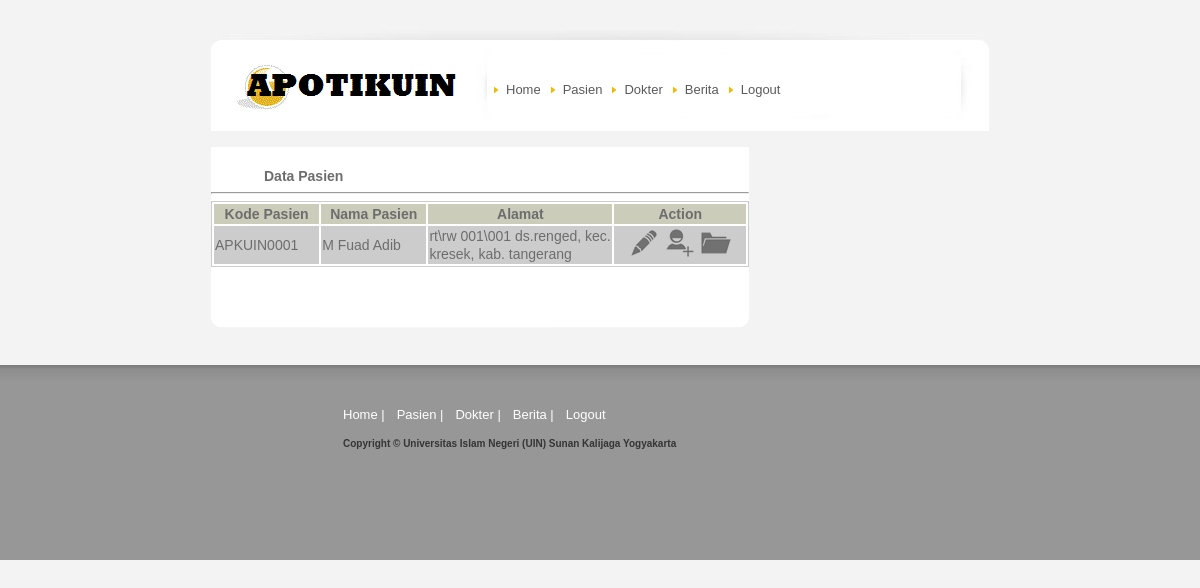
The app's page /?act=pasien (signed in), older data.
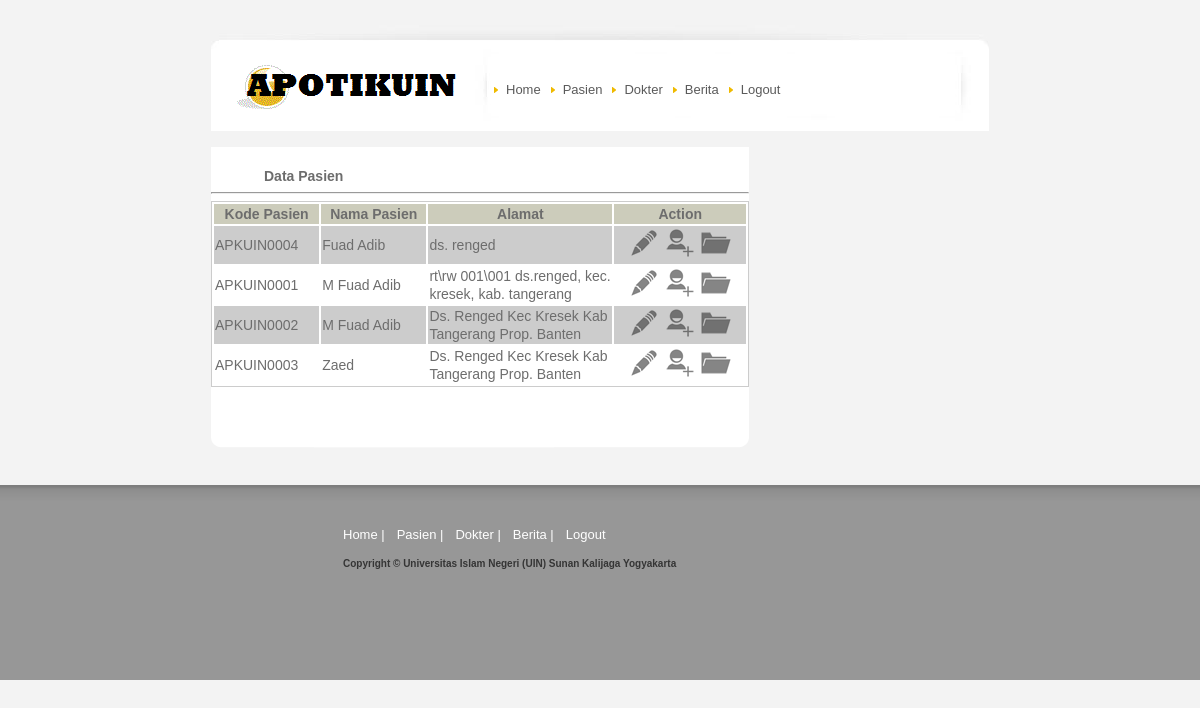
The same page, newer data.
### tables this page shows
CREATE TABLE IF NOT EXISTS `pasien` (
  `id_pasien` int(11) NOT NULL AUTO_INCREMENT,
  `kode_pasien` varchar(15) NOT NULL,
  `username` varchar(20) NOT NULL,
  `nama` varchar(30) NOT NULL,
  `jk` varchar(1) NOT NULL,
  `alamat` varchar(100) NOT NULL,
  PRIMARY KEY (`id_pasien`),
  UNIQUE KEY `kode_pasien` (`kode_pasien`),
  UNIQUE KEY `username` (`username`)
);

### konfigurasi/konek.php (called while the page is built, shortened)
<?php
	$linkHome="http://localhost/PROKUS/PROKUS";
?>

### admin/admin_pasien.php (the view, shortened to what this page needs)
<?php
	if(!isset($_GET['action'])){
		?>
		<div id="leftPan">
			<p><span>Data Pasien</span></p><hr>
				<table style="width:100%;border:1px solid #ccc;">
					<tr>
						<th style="width:20%;background:#ccb;">Kode Pasien</th>
						<th style="width:20%;background:#ccb;">Nama Pasien</th>
						<th style="width:35%;background:#ccb;">Alamat</th>
						<th style="width:25%;background:#ccb;">Action</th>
					</tr>
					<?php
						$pasien = mysql_query("SELECT * FROM pasien ORDER BY nama");
						$no=1;
						while($data = mysql_fetch_array($pasien)){
							if($no%2==0){
								echo"<tr>";
							}else{
								echo"<tr style=\"background:#ccc;\">";
							}
							echo "<td>$data[kode_pasien]</td>
								<td>$data[nama]</td>
								<td>$data[alamat]</td>
								<td style=\"text-align:center\">
								<a href=\"$linkHome/?act=pasien&action=edit&id=$data[id_pasien]\" title=\"Edit Data Pasien\"><img src=\"$linkHome/images/mdpi/edit.png\"></img></a>
								<a href=\"$linkHome/?act=pasien&action=periksa&id=$data[id_pasien]\" title=\"Periksa\"><img src=\"$linkHome/images/mdpi/6_social_add_person.png\"></img></a>
								<a href=\"$linkHome/?act=pasien&action=history&id=$data[id_pasien]\" title=\"Lihat Histori Pasien\"><img src=\"$linkHome/images/mdpi/history.png\"></img></a></td>
							</tr>";
							$no++;
						}
					?>
				</table>
			<p class="bottompadding">&nbsp;</p>
		</div>
		<?php
	}else if($_GET['action']=='add'){
		?>
		<div id="leftPan">
			<p><span>Data Pasien</span></p><hr>
				<form method="post" action="<?php echo $linkHome."/proses/addpasien.php";?>">
					<div id="centerform">
						<div class="centerform">
						<div class="divtext"><input type="text" name="nama" class="inputtext" placeholder="Nama Pasien"></div><br>
						<div class="divtext">
							<select name="jk" class="selecttext">
								<option value="">Jenis Kelamin</option>
								<option value="l">Laki - Laki</option>
								<option value="p">Perempuan</option>
							</select>
						</div><br>
						<div class="divtext"><textarea type="text" name="alamat" class="inputtext" placeholder="Alamat Pasien"></textarea></div>
						<div><input type="submit" name="submit" value="Simpan" class="button"></div>
						</div>
					</div>
				</form>
			<p class="bottompadding">&nbsp;</p>
		</div>
		<?php
	}else if($_GET['action']=='edit'){
		if(!isset($_GET['id'])){
				echo "<meta http-equiv='refresh' content='2;url=$linkHome/?act=home'>";
		}else{
			$id = addslashes($_GET['id']);
			$pasien = mysql_query("SELECT * FROM pasien WHERE id_pasien='$id'");
			$row = mysql_num_rows($pasien);
			if($row==1){
				$data = mysql_fetch_array($pasien);
				?>
				<div id="leftPan">
					<p><span>Edit Pasien <?php echo $data['nama']; ?></span></p><hr>
						<form method="post" action="<?php echo $linkHome."/proses/editpasien.php";?>">
							<div id="centerform">
								<div class="centerform">
								<div class="divtext">
									<input type="hidden" name="id" value="<?php echo $data['id_pasien'];?>">
									<input type="hidden" name="kode" value="<?php echo $data['kode_pasien'];?>">
									<input type="hidden" name="username" value="<?php echo $data['username'];?>">USERNAME : <?php echo $data['username']." ($data[kode_pasien])";?></div><br>
								<div class="divtext"><input type="text" name="nama" value="<?php echo $data['nama'];?>" class="inputtext" placeholder="Nama Pasien"></div><br>
								<div class="divtext">
									<select name="jk" class="selecttext">
										<option value="">Jenis Kelamin</option>
										<?php
											if($data['jk']=='l'){
												echo"<option value=\"l\" selected>Laki - Laki</option><option value=\"p\">Perempuan</option>";
											}else{
												echo"<option value=\"l\">Laki - Laki</option><option value=\"p\" selected>Perempuan</option>";
											}
										?>
									</select>
								</div><br>
								<div class="divtext"><textarea type="text" name="alamat" class="inputtext" placeholder="Alamat Pasien"><?php echo $data['alamat'];?></textarea></div>
								<div><input type="submit" name="submit" value="Simpan" class="button"></div>
								</div>
							</div>
						</form>
					<p class="bottompadding">&nbsp;</p>
				</div>
				<?php
			}else{
				echo "$DNF<meta http-equiv='refresh' content='2;url=$linkHome/?act=home'>";
			}
		}
	}else if($_GET['action']=='history'){
		if(!isset($_GET['id'])){
				echo "<meta http-equiv='refresh' content='2;url=$linkHome/?act=pasien'>";
		}else{
			$id = addslashes($_GET['id']);?>
			<div id="leftPan">
				<p><span><a href="<?php echo $linkHome."/?act=pasien";?>">Pasien<a> / Diagnosis</span></p><hr>
				<table style="width:100%;border:1px solid #ccc;">
					<tr>
						<th style="width:20%;background:#ccb;">Tanggal Periksa</th>
						<th style="width:20%;background:#ccb;">Keluhan</th>
						<th style="width:30%;background:#ccb;">Diagnosis</th>
						<th style="width:20%;background:#ccb;">Lihat</th>
					</tr>
					<?php
						$history = mysql_query("SELECT * FROM periksa p,diagnosis d WHERE p.id_periksa=d.id_periksa AND p.id_pasien='$id' AND status='sudah' ORDER BY tanggal_periksa");
						$no=1;
						$rows = mysql_num_rows($history);
						if($rows==0){
							echo"<tr><td colspan=\"100%\"><center>Histori pasien masih kosong</center></td></tr>";
						}else{
							while($data = mysql_fetch_array($history)){
								if($no%2==0){ echo"<tr>"; }else{ echo"<tr style=\"background:#ccc;\">"; }
								echo "<td>$data[tanggal_periksa]</td>
									<td>$data[keluhan]</td>
									<td>$data[diagnosis]</td>
									<td><a href=\"$linkHome/?act=pasien&action=resep&id=$data[id_diagnosis]\">Resep Obat<a></td>
								</tr>";
								$no++;
							}
						}
					?>
				</table>
				<p class="bottompadding">&nbsp;</p>
			</div>
			<?php
		}
	}else if($_GET['action']=='resep'){
		if(!isset($_GET['id'])){
				echo "<meta http-equiv='refresh' content='2;url=$linkHome/?act=pasien'>";
		}else{
			$id = addslashes($_GET['id']);
			?>
			<div id="leftPan">
				<p><span><a href="<?php echo $linkHome."/?act=pasien";?>">Pasien<a> / <a href="<?php echo $linkHome."/?act=pasien&action=history&id=$id";?>">Diagnosis<a> / Resep Obat</span></p><hr>
				<table style="width:100%;border:1px solid #ccc;">
					<tr>
						<th style="width:20%;background:#ccb;">Nama Obat</th>
						<th style="width:20%;background:#ccb;">Aturan Pakai</th>
					</tr>
					<?php
			$resep = mysql_query("SELECT * FROM resep WHERE id_diagnosis='$id'");
			$rows = mysql_num_rows($resep);
			if($rows==0){
				echo"<tr><td colspan=\"100%\"><center>Resep pasien masih kosong</center></td></tr>";
			}else{
				while($data = mysql_fetch_array($resep)){
					if($no%2==0){ echo"<tr>"; }else{ echo"<tr style=\"background:#ccc;\">"; }
					echo "<td>$data[nama_obat]</td>
						<td>$data[aturan_pakai]</td>
					</tr>";
					$no++;
				}
			}
					?>
				</table>
				<p class="bottompadding">&nbsp;</p>
			</div>
			<?php
		}
	}else if($_GET['action']=='periksa'){
		if(!isset($_GET['id'])){
				echo "<meta http-equiv='refresh' content='2;url=$linkHome/?act=pasien'>";
		}else{
			$id = addslashes($_GET['id']);
			$pasien = mysql_query("SELECT * FROM pasien WHERE id_pasien='$id'");
			$row = mysql_num_rows($pasien);
			if($row==1){
				$data = mysql_fetch_array($pasien);
				?>
				<div id="leftPan">
					<p><span>Periksa Pasien <?php echo $data['nama']; ?></span></p><hr>
						<form method="post" action="<?php echo $linkHome."/proses/periksapasien.php";?>">
							<div id="centerform">
								<div class="centerform">
								<div class="divtext">
									<input type="hidden" name="id" value="<?php echo $data['id_pasien'];?>">
									<input type="hidden" name="kode" value="<?php echo $data['kode_pasien'];?>">
									<input type="hidden" name="username" value="<?php echo $data['username'];?>">USERNAME : <?php echo $data['username']." ($data[kode_pasien])";?></div><br>
								<div class="divtext">
									Keluhan:<br>
									<textarea type="text" name="keluhan" placeholder="Keluhan" cols="35" rows="10"></textarea>
								</div><br>
								<div><input type="submit" name="submit" value="Simpan" class="button"></div>
								</div>
							</div>
						</form>
					<p class="bottompadding">&nbsp;</p>
				</div>
				<?php
			}else{
				echo "$DNF<meta http-equiv='refresh' content='2;url=$linkHome/?act=home'>";
			}
		}
	}
?>

### index.php (shortened to what this page needs)
<?php
	if(file_exists('konfigurasi/konek.php')){
		include "konfigurasi/konek.php";
	}else if(file_exists('../konfigurasi/konek.php')){
		include "../konfigurasi/konek.php";
	}else if(file_exists('../../konfigurasi/konek.php')){
		include "../../konfigurasi/konek.php";
	}else if(file_exists('../../../konfigurasi/konek.php')){
		include "../../../konfigurasi/konek.php";
	}else{
		die("file 'konek.php' tidak ditemukan!. Sistem APOTIKUIN tidak dapat dijalankan.");
	}
	if(isset($_SESSION['login'])){
		if(isset($_SESSION['kodedokter'],$_SESSION['username'],$_SESSION['nama'],$_SESSION['email'],$_SESSION['password'])){
			$login = "dokter";
		}else if(isset($_SESSION['kodeadmin'],$_SESSION['username'],$_SESSION['nama'],$_SESSION['email'],$_SESSION['password'])){
			$login = "administrator";
		}else{
			$login = "belum";
		}
	}else{
		$login = "belum";
	}
?>
<!DOCTYPE html PUBLIC "-//W3C//DTD XHTML 1.0 Transitional//EN" "http://www.w3.org/TR/xhtml1/DTD/xhtml1-transitional.dtd">
<html xmlns="http://www.w3.org/1999/xhtml">
<head>
<link href="styles/style.css" rel="stylesheet" type="text/css" />
</head>
<body>
<div id="mainPan">
  <div id="topPan">
  	<a href="?act=home"><img src="images/logo.gif" alt="Expart Vision" width="230" height="44" border="0" class="logo" /></a>
		<ul>
			<li><a href="?act=home">Home</a></li>
			<?php
				if($login == "belum"){
					echo "<li><a href=\"?act=news\">Berita</a></li>
					<li><a href=\"?act=about\">About Us</a></li>
					<li><a href=\"?act=login\">Login</a></li>";
				}else if($login == "dokter"){
					echo "<li><a href=\"?act=periksa\">Pemeriksaan Pasien</a></li>
					<li><a href=\"?act=logout\">Logout</a></li>";
				}else if($login == "administrator"){
					echo "<li><a href=\"?act=pasien\">Pasien</a></li>
					<li><a href=\"?act=dokter\">Dokter</a></li>
					<li><a href=\"?act=news\">Berita</a></li>
					<li><a href=\"?act=logout\">Logout</a></li>";
				}else{
					echo "<li><a href=\"?act=news\">Berita</a></li>
					<li><a href=\"?act=about\">About Us</a></li>
					<li><a href=\"?act=login\">Login</a></li>";
				}
			?>
		</ul>
  </div>
  <?php
	if($login=='belum'){
		include"link/link.php";
	}else if($login == "dokter"){
		include"link/dokter.php";
	}else if($login == "administrator"){
		include"link/administrator.php";
	}else{
		include"link/link.php";
	}
  ?>
</div>
<div id="footermainPan">
	<div id="footerPan">
  <ul>
  	<li><a href="?act=home">Home </a>| </li><?php
				if($login == "belum"){
					echo "<li><a href=\"?act=about\">About Us</a> | </li>
					<li><a href=\"?act=login\">Login</a></li>";
				}else if($login == "dokter"){
					echo "<li><a href=\"?act=periksa\">Pemeriksaan Pasien</a> | </li>
					<li><a href=\"?act=logout\">Logout</a></li>";
				}else if($login == "administrator"){
					echo "<li><a href=\"?act=pasien\">Pasien</a> | </li>
					<li><a href=\"?act=dokter\">Dokter</a> | </li>
					<li><a href=\"?act=news\">Berita</a> | </li>
					<li><a href=\"?act=logout\">Logout</a></li>";
				}else{
					echo "<li><a href=\"?act=about\">About Us</a> | </li>
					<li><a href=\"?act=login\">Login</a></li>";
				}
			?>
  </ul>
  <ul class="info">
  	<li class="address">Copyright &copy; Universitas Islam Negeri (UIN) Sunan Kalijaga Yogyakarta</li>
    </ul>
  </div>
</div>
</body>
</html>

### link/administrator.php (shortened to what this page needs)
<?php
	if(!isset($_GET['act'])){
		include"admin/administrator.php";
	}else if($_GET['act']=='home'){
		include"admin/administrator.php";
	}else if($_GET['act']=='news'){
		include"admin/news.php";
	}else if($_GET['act']=='pasien'){
		include"admin/admin_pasien.php";
	}else if($_GET['act']=='dokter'){
		include"admin/admin_dokter.php";
	}else if($_GET['act']=='logout'){
		include"proses/logout.php";
	}else{
		include"admin/administrator.php";
	}
?>

### styles/style.css (style rules this page uses)
body { padding:0px; margin:17px 0 0; background:#F3F3F3; color:#6D6D6D; font:14px/18px Arial, Helvetica, sans-serif; }
div, p, ul, li, h1, h2, h3, h4 { padding:0px; margin:0px; }
ul { list-style-type:none; }
#mainPan { width:778px; position:relative; margin:0 auto; }
#topPan { width:778px; height:130px; background:url(../images/topbg.jpg) 0 0 no-repeat; position:relative; margin:0 auto; }
#topPan img.logo { width:230px; height:44px; position:absolute; top:48px; left:26px; }
#topPan ul { width:450px; height:16px; display:block; position:absolute; top:64px; right:45px; }
#topPan ul li { height:16px; float:left;padding-right:10px; }
#topPan ul li a { height:16px; display:block; background:url(../images/arrow3.gif) 0 6px no-repeat #fff; color:#5A5A5A; font-size:13px; text-decoration:none; padding:0 0 0 12px; }
#leftPan { width:538px; float:left; background:url(../images/body-bottombg.gif) bottom left no-repeat #fff; color:#6D6D6D; }
#leftPan p { padding:20px 53px 0; }
#leftPan p span { font-weight:bold; }
#leftPan p.bottompadding { padding:40px 53px; }
#footermainPan { height:195px; background:url(../images/footerbg.gif) 0 0 repeat-x; clear:both; }
#footerPan { width:778px; height:90px; display:block; position:relative; margin:0 auto; color:#fff; background:url(../images/footerbg.gif) 0 0 repeat-x #979797; font-family:Tahoma,Arial, Helvetica, sans-serif; }
#footerPan ul { width:424px; display:block; position:absolute; left:120px; top:41px; padding:0; }
#footerPan li { float:left; font:13px/18px Arial, Helvetica, sans-serif; font-weight:normal; }
#footerPan ul li a { padding:0 0 0 12px; color:#fff; background:#979797; text-decoration:none; }
#footerPan ul.info { width:424px; height:45px; display:block; position:absolute; left:120px; top:70px; padding:0; }
#footerPan ul.info li { display:block; width:109px; }
#footerPan ul.info li.address { width:600px; background:url(../images/vertical-dot.gif) 100% 0 repeat-y #979797; color:#353535; font-size:10px; font-family:Tahoma,Arial, Helvetica, sans-serif; font-weight:bold; padding:0 0 0 12px; }

Row changes from the older to the newer data that the page shows:
added pasien: kode_pasien "APKUIN0004", nama "Fuad Adib", alamat "ds. renged"
added pasien: kode_pasien "APKUIN0002", nama "M Fuad Adib", alamat "Ds. Renged Kec Kresek Kab Tangerang Prop. Banten"
added pasien: kode_pasien "APKUIN0003", nama "Zaed", alamat "Ds. Renged Kec Kresek Kab Tangerang Prop. Banten"
